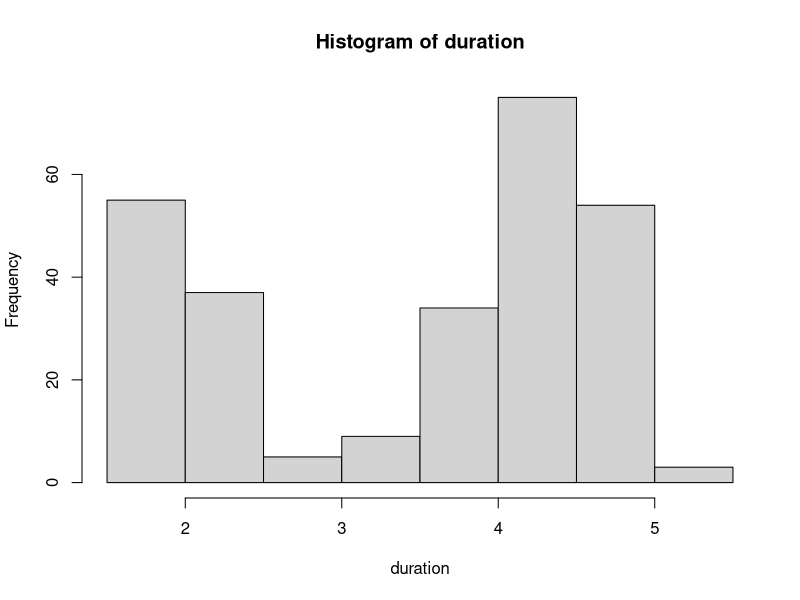
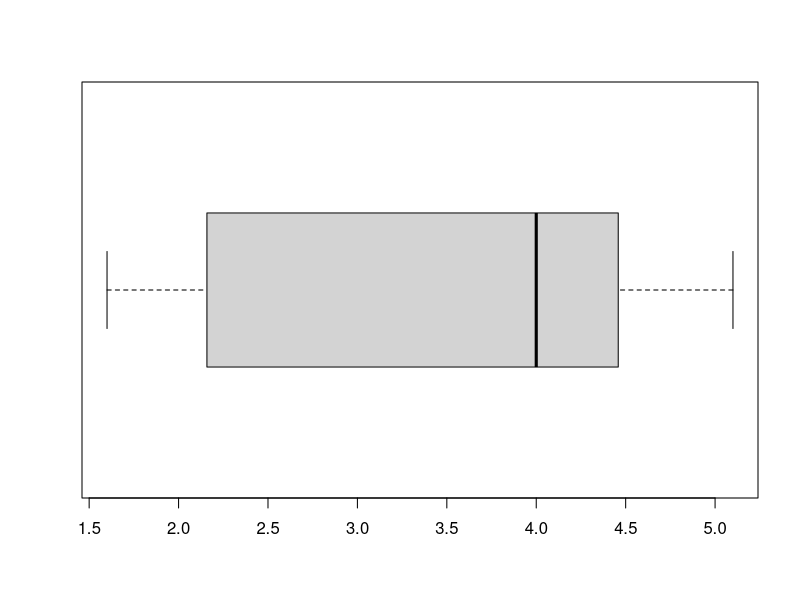

Source code (R) for these figures, in order: (Note: this script raises an error after producing the figures.)
#measurements
duration <- faithful$eruptions
waiting <- faithful$waiting
mean(duration)
median(duration)
mode(duration)
hist(duration)

#Quartile
quantile(duration)
range(duration)
quantile(duration, c(0.3,0.5,0.9))

#IQR  
IQR(duration) #0.75-0.25

#plot central tendency
boxplot(duration,horizontal = TRUE)

#spread
var(duration)
sd(duration)

#range
lower_range <- mean(duration) - (3*sd(duration))
upper_range <- mean(duration) + (3*sd(duration))

#covariance/correlation
cov(duration,waiting) #+slope
cor(duration,waiting)

#skewness and kurtosis
install.packages("moments")
skewness(duration)
skewness(waiting)
kurtosis(duration)
kurtosis(waiting)

#summary
mtcars
summary(mtcars)

#probability distribution
#----------#-----------#
#discrete distribution
#----------#-----------#
#binomial distribution 
dbinom(4,10,0.5) #probability of getting 4 heads with no. of trials 10
dbinom(4,10,0.5,FALSE) #probability of getting more than 4 heads with no. of trials 10
pbinom(4,10,0.5) #atmost 4 heads cumulative
1 - pbinom(4,10,0.5) #atleast 4 heads

#poisson distribution n= too large, p= too small, lambda = n*p (avg no of events per time interval)
#accident in airplane
ppois(16, lambda=12)#lower tail poison (<=16)
ppois(16, lambda=12, lower.tail = FALSE) #(>16)

#continuous distribution
#----------#-----------#
#unifrom distribution
x <- runif(10)
hist(x)
y <- runif(1000,min=5,max=9)
hist(y)

#exponential distribution decay rate
pexp(2,rate=0.4)

#normal distribution
pnorm(154, 161, 7) #prob(height<154 cm)
pnorm(154, 161, 7, lower.tail = FALSE) #prob(height>=154 cm)

#chisquare
qchisq(.95,2)

#student t distribution
# two random variables one normal dist z one chisq dist y independent
# t = z/sqrt(Y/m) m is degree of freedom

qt(c(0.056,0.953),df=5)

#f distribution
qf(0.95,2,3)







































